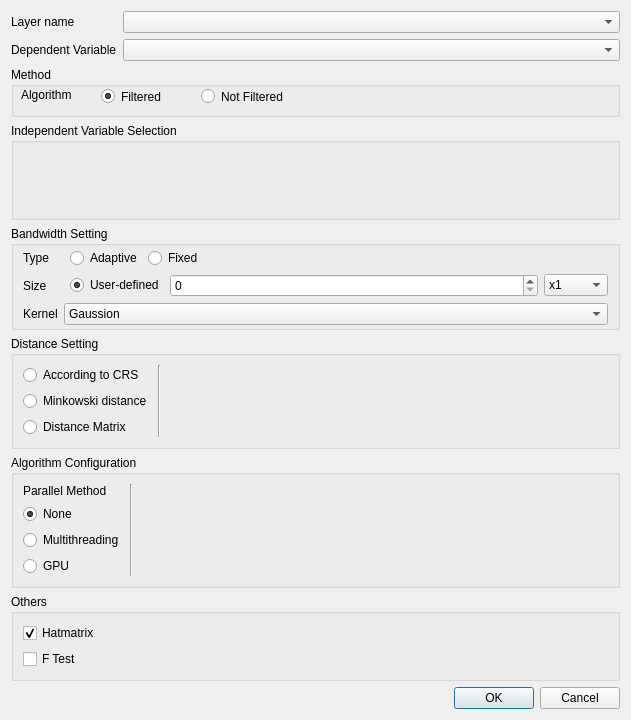
<?xml version="1.0" encoding="UTF-8"?>
<ui version="4.0">
 <class>GwmRobustGWROptionsDialog</class>
 <widget class="QDialog" name="GwmRobustGWROptionsDialog">
  <property name="geometry">
   <rect>
    <x>0</x>
    <y>0</y>
    <width>627</width>
    <height>720</height>
   </rect>
  </property>
  <property name="windowTitle">
   <string>GWR Configure</string>
  </property>
  <layout class="QVBoxLayout" name="verticalLayout_3" stretch="0,0,1,0,0,0,0,0">
   <item>
    <layout class="QFormLayout" name="formLayout_6">
     <item row="0" column="0">
      <widget class="QLabel" name="label">
       <property name="sizePolicy">
        <sizepolicy hsizetype="Fixed" vsizetype="Preferred">
         <horstretch>0</horstretch>
         <verstretch>0</verstretch>
        </sizepolicy>
       </property>
       <property name="text">
        <string>Layer name</string>
       </property>
      </widget>
     </item>
     <item row="0" column="1">
      <widget class="QComboBox" name="mLayerComboBox"/>
     </item>
     <item row="1" column="0">
      <widget class="QLabel" name="label_12">
       <property name="text">
        <string>Dependent Variable</string>
       </property>
      </widget>
     </item>
     <item row="1" column="1">
      <widget class="QComboBox" name="mDepVarComboBox"/>
     </item>
    </layout>
   </item>
   <item>
    <widget class="QGroupBox" name="groupBox_5">
     <property name="minimumSize">
      <size>
       <width>609</width>
       <height>50</height>
      </size>
     </property>
     <property name="title">
      <string>Method</string>
     </property>
     <widget class="QLabel" name="label_10">
      <property name="geometry">
       <rect>
        <x>10</x>
        <y>20</y>
        <width>72</width>
        <height>15</height>
       </rect>
      </property>
      <property name="text">
       <string>Algorithm</string>
      </property>
     </widget>
     <widget class="QRadioButton" name="mFilteredRadio">
      <property name="geometry">
       <rect>
        <x>90</x>
        <y>20</y>
        <width>91</width>
        <height>19</height>
       </rect>
      </property>
      <property name="text">
       <string>Filtered</string>
      </property>
      <property name="checked">
       <bool>true</bool>
      </property>
     </widget>
     <widget class="QRadioButton" name="mNotFilteredRadio">
      <property name="geometry">
       <rect>
        <x>190</x>
        <y>20</y>
        <width>131</width>
        <height>19</height>
       </rect>
      </property>
      <property name="text">
       <string>Not Filtered</string>
      </property>
     </widget>
    </widget>
   </item>
   <item>
    <widget class="QGroupBox" name="groupBox">
     <property name="title">
      <string>Independent Variable Selection</string>
     </property>
     <layout class="QVBoxLayout" name="verticalLayout_4" stretch="1">
      <item>
       <widget class="GwmIndepVarSelectorWidget" name="mIndepVarSelector" native="true"/>
      </item>
     </layout>
    </widget>
   </item>
   <item>
    <widget class="QGroupBox" name="groupBox_2">
     <property name="sizePolicy">
      <sizepolicy hsizetype="Preferred" vsizetype="Fixed">
       <horstretch>0</horstretch>
       <verstretch>0</verstretch>
      </sizepolicy>
     </property>
     <property name="title">
      <string>Bandwidth Setting</string>
     </property>
     <layout class="QFormLayout" name="formLayout">
      <property name="horizontalSpacing">
       <number>6</number>
      </property>
      <property name="verticalSpacing">
       <number>6</number>
      </property>
      <property name="topMargin">
       <number>2</number>
      </property>
      <property name="bottomMargin">
       <number>2</number>
      </property>
      <item row="0" column="0">
       <widget class="QLabel" name="label_2">
        <property name="text">
         <string>Type</string>
        </property>
       </widget>
      </item>
      <item row="0" column="1">
       <layout class="QHBoxLayout" name="horizontalLayout_6">
        <property name="leftMargin">
         <number>6</number>
        </property>
        <item>
         <widget class="QRadioButton" name="mBwTypeAdaptiveRadio">
          <property name="sizePolicy">
           <sizepolicy hsizetype="Fixed" vsizetype="Fixed">
            <horstretch>0</horstretch>
            <verstretch>0</verstretch>
           </sizepolicy>
          </property>
          <property name="text">
           <string>Adaptive</string>
          </property>
          <property name="checked">
           <bool>true</bool>
          </property>
         </widget>
        </item>
        <item>
         <widget class="QRadioButton" name="mBwTypeFixedRadio">
          <property name="sizePolicy">
           <sizepolicy hsizetype="Fixed" vsizetype="Fixed">
            <horstretch>0</horstretch>
            <verstretch>0</verstretch>
           </sizepolicy>
          </property>
          <property name="text">
           <string>Fixed</string>
          </property>
         </widget>
        </item>
        <item>
         <spacer name="horizontalSpacer">
          <property name="orientation">
           <enum>Qt::Horizontal</enum>
          </property>
          <property name="sizeHint" stdset="0">
           <size>
            <width>40</width>
            <height>20</height>
           </size>
          </property>
         </spacer>
        </item>
       </layout>
      </item>
      <item row="1" column="0">
       <widget class="QLabel" name="label_3">
        <property name="sizePolicy">
         <sizepolicy hsizetype="Preferred" vsizetype="Preferred">
          <horstretch>0</horstretch>
          <verstretch>0</verstretch>
         </sizepolicy>
        </property>
        <property name="text">
         <string>Size</string>
        </property>
        <property name="alignment">
         <set>Qt::AlignLeading|Qt::AlignLeft|Qt::AlignVCenter</set>
        </property>
       </widget>
      </item>
      <item row="1" column="1">
       <layout class="QGridLayout" name="gridLayout_4">
        <property name="leftMargin">
         <number>6</number>
        </property>
        <item row="0" column="1">
         <widget class="QStackedWidget" name="mBwSizeSettingStack">
          <property name="currentIndex">
           <number>0</number>
          </property>
          <widget class="QWidget" name="page_4">
           <layout class="QHBoxLayout" name="horizontalLayout">
            <property name="leftMargin">
             <number>0</number>
            </property>
            <property name="topMargin">
             <number>0</number>
            </property>
            <property name="rightMargin">
             <number>0</number>
            </property>
            <property name="bottomMargin">
             <number>0</number>
            </property>
            <item>
             <widget class="QSpinBox" name="mBwSizeAdaptiveSize"/>
            </item>
            <item>
             <widget class="QComboBox" name="mBwSizeAdaptiveUnit">
              <property name="sizePolicy">
               <sizepolicy hsizetype="Fixed" vsizetype="Fixed">
                <horstretch>0</horstretch>
                <verstretch>0</verstretch>
               </sizepolicy>
              </property>
              <item>
               <property name="text">
                <string>x1</string>
               </property>
              </item>
              <item>
               <property name="text">
                <string>x10</string>
               </property>
              </item>
              <item>
               <property name="text">
                <string>x100</string>
               </property>
              </item>
              <item>
               <property name="text">
                <string>x1000</string>
               </property>
              </item>
             </widget>
            </item>
           </layout>
          </widget>
          <widget class="QWidget" name="page_5">
           <layout class="QHBoxLayout" name="horizontalLayout_4">
            <property name="leftMargin">
             <number>0</number>
            </property>
            <property name="topMargin">
             <number>0</number>
            </property>
            <property name="rightMargin">
             <number>0</number>
            </property>
            <property name="bottomMargin">
             <number>0</number>
            </property>
            <item>
             <widget class="QDoubleSpinBox" name="mBwSizeFixedSize">
              <property name="decimals">
               <number>12</number>
              </property>
             </widget>
            </item>
            <item>
             <widget class="QComboBox" name="mBwSizeFixedUnit">
              <property name="sizePolicy">
               <sizepolicy hsizetype="Fixed" vsizetype="Fixed">
                <horstretch>0</horstretch>
                <verstretch>0</verstretch>
               </sizepolicy>
              </property>
              <item>
               <property name="text">
                <string>m</string>
               </property>
              </item>
              <item>
               <property name="text">
                <string>km</string>
               </property>
              </item>
              <item>
               <property name="text">
                <string>mile</string>
               </property>
              </item>
             </widget>
            </item>
           </layout>
          </widget>
         </widget>
        </item>
        <item row="0" column="0">
         <widget class="QRadioButton" name="mBwSizeCustomizeRadio">
          <property name="sizePolicy">
           <sizepolicy hsizetype="Fixed" vsizetype="Fixed">
            <horstretch>0</horstretch>
            <verstretch>0</verstretch>
           </sizepolicy>
          </property>
          <property name="text">
           <string>User-defined</string>
          </property>
          <property name="checked">
           <bool>true</bool>
          </property>
         </widget>
        </item>
       </layout>
      </item>
      <item row="2" column="0">
       <widget class="QLabel" name="label_13">
        <property name="text">
         <string>Kernel</string>
        </property>
       </widget>
      </item>
      <item row="2" column="1">
       <widget class="QComboBox" name="mBwKernelFunctionCombo">
        <item>
         <property name="text">
          <string>Gaussion</string>
         </property>
        </item>
        <item>
         <property name="text">
          <string>Exponential</string>
         </property>
        </item>
        <item>
         <property name="text">
          <string>Bisquare</string>
         </property>
        </item>
        <item>
         <property name="text">
          <string>Tricube</string>
         </property>
        </item>
        <item>
         <property name="text">
          <string>Boxcar</string>
         </property>
        </item>
       </widget>
      </item>
     </layout>
    </widget>
   </item>
   <item>
    <widget class="QGroupBox" name="groupBox_3">
     <property name="sizePolicy">
      <sizepolicy hsizetype="Preferred" vsizetype="Preferred">
       <horstretch>0</horstretch>
       <verstretch>0</verstretch>
      </sizepolicy>
     </property>
     <property name="title">
      <string>Distance Setting</string>
     </property>
     <layout class="QHBoxLayout" name="horizontalLayout_2">
      <item>
       <layout class="QVBoxLayout" name="verticalLayout_2">
        <item>
         <widget class="QRadioButton" name="mDistTypeCRSRadio">
          <property name="text">
           <string>According to CRS</string>
          </property>
         </widget>
        </item>
        <item>
         <widget class="QRadioButton" name="mDistTypeMinkowskiRadio">
          <property name="text">
           <string>Minkowski distance</string>
          </property>
         </widget>
        </item>
        <item>
         <widget class="QRadioButton" name="mDistTypeDmatRadio">
          <property name="text">
           <string>Distance Matrix</string>
          </property>
         </widget>
        </item>
       </layout>
      </item>
      <item>
       <widget class="Line" name="line">
        <property name="orientation">
         <enum>Qt::Vertical</enum>
        </property>
       </widget>
      </item>
      <item>
       <widget class="QStackedWidget" name="mDistParamSettingStack">
        <property name="currentIndex">
         <number>0</number>
        </property>
        <widget class="QWidget" name="mCRSDistPage"/>
        <widget class="QWidget" name="mMinkowskiDistPage">
         <layout class="QFormLayout" name="formLayout_2">
          <property name="leftMargin">
           <number>0</number>
          </property>
          <property name="topMargin">
           <number>0</number>
          </property>
          <property name="rightMargin">
           <number>0</number>
          </property>
          <property name="bottomMargin">
           <number>0</number>
          </property>
          <item row="0" column="0">
           <widget class="QLabel" name="label_4">
            <property name="sizePolicy">
             <sizepolicy hsizetype="Preferred" vsizetype="Preferred">
              <horstretch>0</horstretch>
              <verstretch>0</verstretch>
             </sizepolicy>
            </property>
            <property name="text">
             <string>Rotation parameter</string>
            </property>
            <property name="alignment">
             <set>Qt::AlignLeading|Qt::AlignLeft|Qt::AlignVCenter</set>
            </property>
           </widget>
          </item>
          <item row="0" column="1">
           <layout class="QFormLayout" name="formLayout_5">
            <property name="horizontalSpacing">
             <number>6</number>
            </property>
            <property name="verticalSpacing">
             <number>2</number>
            </property>
            <item row="0" column="0">
             <widget class="QLabel" name="label_5">
              <property name="text">
               <string>theta</string>
              </property>
             </widget>
            </item>
            <item row="1" column="0">
             <widget class="QLabel" name="label_6">
              <property name="text">
               <string>p</string>
              </property>
             </widget>
            </item>
            <item row="0" column="1">
             <widget class="QDoubleSpinBox" name="mThetaValue"/>
            </item>
            <item row="1" column="1">
             <widget class="QDoubleSpinBox" name="mPValue">
              <property name="minimum">
               <double>-1.000000000000000</double>
              </property>
             </widget>
            </item>
           </layout>
          </item>
         </layout>
        </widget>
        <widget class="QWidget" name="mDistMatrixDistPage">
         <layout class="QGridLayout" name="gridLayout">
          <property name="leftMargin">
           <number>0</number>
          </property>
          <property name="topMargin">
           <number>0</number>
          </property>
          <property name="rightMargin">
           <number>0</number>
          </property>
          <property name="bottomMargin">
           <number>0</number>
          </property>
          <item row="1" column="0">
           <widget class="QLineEdit" name="mDistMatrixFileNameEdit"/>
          </item>
          <item row="1" column="1">
           <widget class="QToolButton" name="mDistMatrixFileOpenBtn">
            <property name="text">
             <string>...</string>
            </property>
           </widget>
          </item>
          <item row="0" column="0">
           <widget class="QLabel" name="label_14">
            <property name="text">
             <string>Select a distance matrix file</string>
            </property>
           </widget>
          </item>
          <item row="2" column="0">
           <spacer name="verticalSpacer">
            <property name="orientation">
             <enum>Qt::Vertical</enum>
            </property>
            <property name="sizeHint" stdset="0">
             <size>
              <width>20</width>
              <height>5</height>
             </size>
            </property>
           </spacer>
          </item>
         </layout>
        </widget>
       </widget>
      </item>
     </layout>
    </widget>
   </item>
   <item>
    <widget class="QGroupBox" name="mCalcParallelGroup">
     <property name="sizePolicy">
      <sizepolicy hsizetype="Preferred" vsizetype="Preferred">
       <horstretch>0</horstretch>
       <verstretch>0</verstretch>
      </sizepolicy>
     </property>
     <property name="title">
      <string>Algorithm Configuration</string>
     </property>
     <layout class="QHBoxLayout" name="horizontalLayout_3">
      <item>
       <layout class="QVBoxLayout" name="verticalLayout_5">
        <item>
         <widget class="QLabel" name="label_7">
          <property name="text">
           <string>Parallel Method</string>
          </property>
         </widget>
        </item>
        <item>
         <widget class="QRadioButton" name="mCalcParallelNoneRadio">
          <property name="sizePolicy">
           <sizepolicy hsizetype="Fixed" vsizetype="Fixed">
            <horstretch>0</horstretch>
            <verstretch>0</verstretch>
           </sizepolicy>
          </property>
          <property name="text">
           <string>None</string>
          </property>
          <property name="checked">
           <bool>true</bool>
          </property>
         </widget>
        </item>
        <item>
         <widget class="QRadioButton" name="mCalcParallelMultithreadRadio">
          <property name="sizePolicy">
           <sizepolicy hsizetype="Fixed" vsizetype="Fixed">
            <horstretch>0</horstretch>
            <verstretch>0</verstretch>
           </sizepolicy>
          </property>
          <property name="text">
           <string>Multithreading</string>
          </property>
         </widget>
        </item>
        <item>
         <widget class="QRadioButton" name="mCalcParallelGPURadio">
          <property name="sizePolicy">
           <sizepolicy hsizetype="Fixed" vsizetype="Fixed">
            <horstretch>0</horstretch>
            <verstretch>0</verstretch>
           </sizepolicy>
          </property>
          <property name="text">
           <string>GPU</string>
          </property>
         </widget>
        </item>
       </layout>
      </item>
      <item>
       <widget class="Line" name="line_2">
        <property name="orientation">
         <enum>Qt::Vertical</enum>
        </property>
       </widget>
      </item>
      <item>
       <widget class="QStackedWidget" name="stackedWidget">
        <property name="currentIndex">
         <number>0</number>
        </property>
        <widget class="QWidget" name="page">
         <layout class="QVBoxLayout" name="verticalLayout">
          <property name="topMargin">
           <number>0</number>
          </property>
          <property name="bottomMargin">
           <number>0</number>
          </property>
         </layout>
        </widget>
        <widget class="QWidget" name="page_3">
         <layout class="QFormLayout" name="formLayout_3">
          <property name="leftMargin">
           <number>9</number>
          </property>
          <property name="topMargin">
           <number>0</number>
          </property>
          <property name="rightMargin">
           <number>9</number>
          </property>
          <property name="bottomMargin">
           <number>0</number>
          </property>
          <item row="0" column="0">
           <widget class="QLabel" name="label_9">
            <property name="text">
             <string>Threads</string>
            </property>
           </widget>
          </item>
          <item row="0" column="1">
           <widget class="QSpinBox" name="mThreadNum">
            <property name="maximum">
             <number>8</number>
            </property>
           </widget>
          </item>
         </layout>
        </widget>
        <widget class="QWidget" name="page_2">
         <layout class="QFormLayout" name="formLayout_4">
          <property name="topMargin">
           <number>0</number>
          </property>
          <property name="bottomMargin">
           <number>0</number>
          </property>
          <item row="0" column="0">
           <widget class="QLabel" name="label_8">
            <property name="text">
             <string>Batch Size</string>
            </property>
           </widget>
          </item>
          <item row="0" column="1">
           <widget class="QSpinBox" name="mSampleGroupSize">
            <property name="maximum">
             <number>4096</number>
            </property>
           </widget>
          </item>
         </layout>
        </widget>
       </widget>
      </item>
     </layout>
    </widget>
   </item>
   <item>
    <widget class="QGroupBox" name="groupBox_4">
     <property name="title">
      <string>Others</string>
     </property>
     <layout class="QFormLayout" name="formLayout_7">
      <item row="1" column="0">
       <widget class="QCheckBox" name="cbxFTest">
        <property name="text">
         <string>F Test</string>
        </property>
       </widget>
      </item>
      <item row="0" column="0">
       <widget class="QCheckBox" name="cbxHatmatrix">
        <property name="text">
         <string>Hatmatrix</string>
        </property>
        <property name="checked">
         <bool>true</bool>
        </property>
       </widget>
      </item>
     </layout>
    </widget>
   </item>
   <item>
    <layout class="QHBoxLayout" name="horizontalLayout_5">
     <item>
      <widget class="QLabel" name="mCheckMessage">
       <property name="sizePolicy">
        <sizepolicy hsizetype="Expanding" vsizetype="Preferred">
         <horstretch>0</horstretch>
         <verstretch>0</verstretch>
        </sizepolicy>
       </property>
       <property name="text">
        <string/>
       </property>
      </widget>
     </item>
     <item>
      <widget class="QDialogButtonBox" name="buttonBox">
       <property name="sizePolicy">
        <sizepolicy hsizetype="Fixed" vsizetype="Fixed">
         <horstretch>0</horstretch>
         <verstretch>0</verstretch>
        </sizepolicy>
       </property>
       <property name="orientation">
        <enum>Qt::Horizontal</enum>
       </property>
       <property name="standardButtons">
        <set>QDialogButtonBox::Cancel|QDialogButtonBox::Ok</set>
       </property>
      </widget>
     </item>
    </layout>
   </item>
  </layout>
 </widget>
 <customwidgets>
  <customwidget>
   <class>GwmIndepVarSelectorWidget</class>
   <extends>QWidget</extends>
   <header>gwmindepvarselectorwidget.h</header>
   <container>1</container>
  </customwidget>
 </customwidgets>
 <resources/>
 <connections>
  <connection>
   <sender>buttonBox</sender>
   <signal>accepted()</signal>
   <receiver>GwmRobustGWROptionsDialog</receiver>
   <slot>accept()</slot>
   <hints>
    <hint type="sourcelabel">
     <x>248</x>
     <y>254</y>
    </hint>
    <hint type="destinationlabel">
     <x>157</x>
     <y>274</y>
    </hint>
   </hints>
  </connection>
  <connection>
   <sender>buttonBox</sender>
   <signal>rejected()</signal>
   <receiver>GwmRobustGWROptionsDialog</receiver>
   <slot>reject()</slot>
   <hints>
    <hint type="sourcelabel">
     <x>316</x>
     <y>260</y>
    </hint>
    <hint type="destinationlabel">
     <x>286</x>
     <y>274</y>
    </hint>
   </hints>
  </connection>
 </connections>
</ui>
